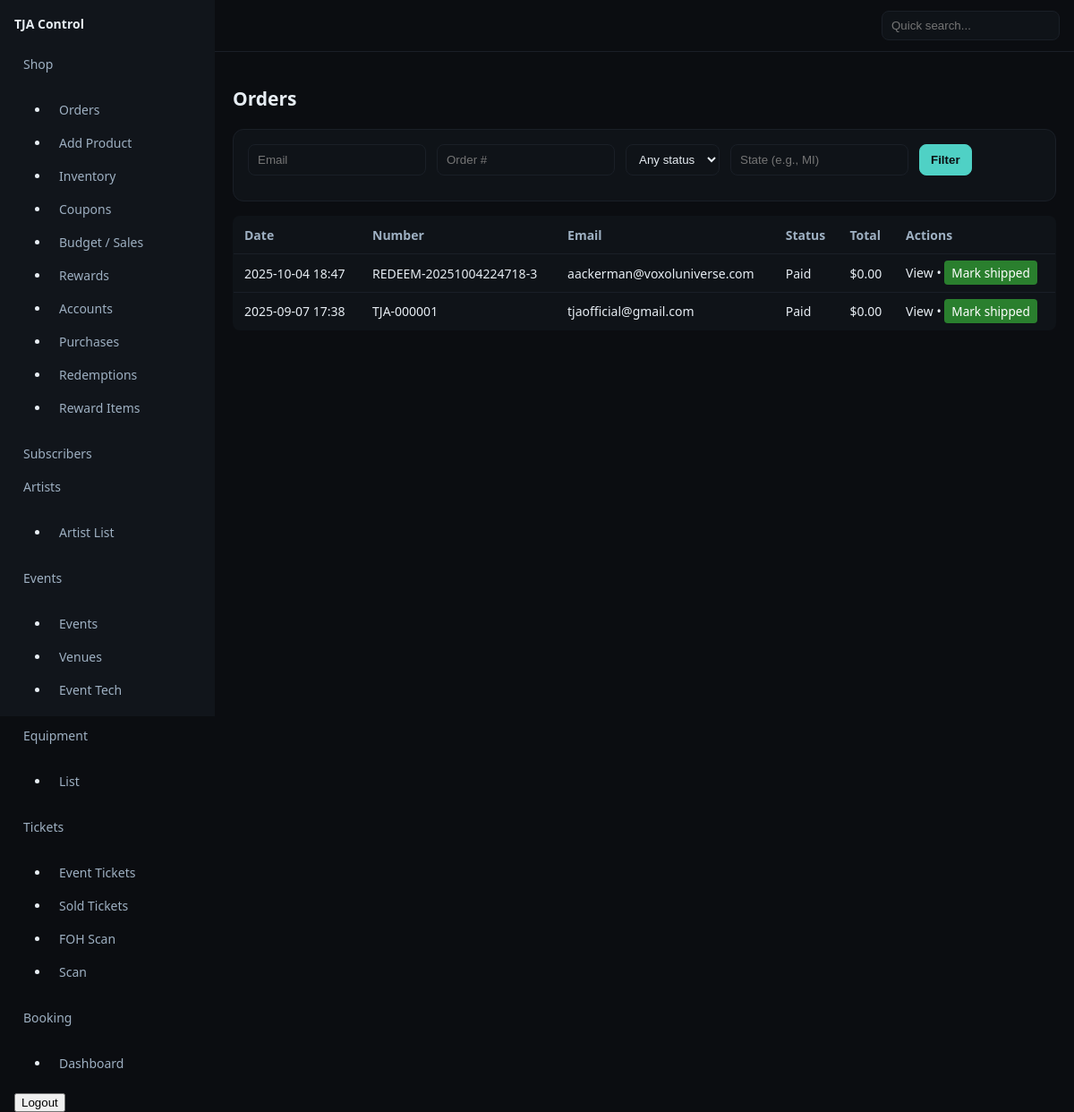
The page /control/shop/orders (signed in) on the database as committed earlier.
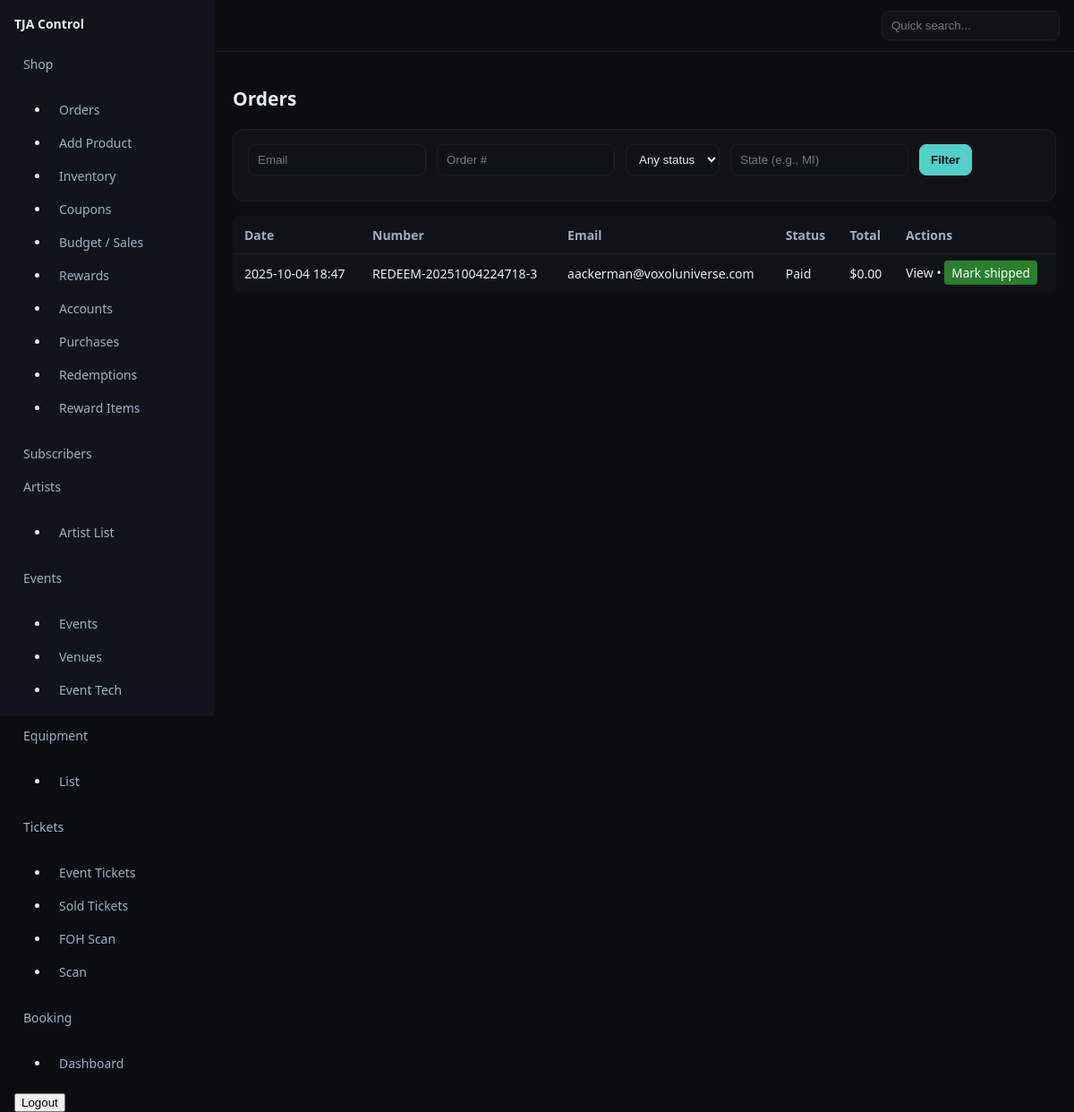
The same page on the database as committed later.
### shop/models.py (models this page shows, shortened)
class Order(models.Model):
    STATUS_CHOICES = [
        ("created", "Created"),
        ("pending", "Pending"),
        ("fulfilled", "Fulfilled"),
        ("paid", "Paid"),
        ("failed", "Failed"),
        ("refunded", "Refunded"),
        ("canceled", "Canceled"),
        ("shipped", "Shipped"),
    ]
    user = models.ForeignKey(User, null=True, blank=True, on_delete=models.SET_NULL, related_name="orders")
    email = models.EmailField(blank=True)
    status = models.CharField(max_length=20, choices=STATUS_CHOICES, default="pending")
    number = models.CharField(max_length=20, blank=True, db_index=True)  # e.g., TJA-000123
    subtotal_cents = models.PositiveIntegerField(default=0)
    shipping_cents = models.PositiveIntegerField(default=0)
    tax_cents = models.PositiveIntegerField(default=0)
    total_cents = models.PositiveIntegerField(default=0)
    shipping_method = models.CharField(max_length=40, blank=True)
    ship_to_name = models.CharField(max_length=120, blank=True)
    ship_to_state = models.CharField(max_length=10, blank=True)
    ship_to_city = models.CharField(max_length=120, blank=True)
    ship_to_addr1 = models.CharField(max_length=200, blank=True)
    ship_to_postal = models.CharField(max_length=20, blank=True)
    payment_provider = models.CharField(max_length=20, default="stripe")
    provider_session_id = models.CharField(max_length=120, blank=True)   # Stripe Checkout session id
    provider_payment_intent = models.CharField(max_length=120, blank=True)
    created_at = models.DateTimeField(auto_now_add=True)
    paid_at = models.DateTimeField(null=True, blank=True)
    shipped_at = models.DateTimeField(null=True, blank=True)

### shop/views.py (the view)
# urls.py: path("orders", views.orders_list, name="orders_list"),
@is_super
def orders_list(request):
    qs = Order.objects.all().order_by("-created_at")
    email  = request.GET.get("email", "").strip()
    number = request.GET.get("number", "").strip()
    status = request.GET.get("status", "").strip()
    state  = request.GET.get("state", "").strip()
    if not status:
        status = "paid"
    if email:
        qs = qs.filter(Q(email__icontains=email) | Q(user__email__icontains=email))
    if number:
        qs = qs.filter(number__icontains=number)
    if status:
        qs = qs.filter(status=status)
    if state:
        qs = qs.filter(ship_to_state__iexact=state)
    ctx = {"orders": qs, "status_choices": Order.STATUS_CHOICES}
    return render(request, "shop/orders_list.html", ctx)

### pages/templatetags/shop_extras.py (called while the page is built)
@register.filter
def money(cents):
    try:
        return f"${(int(cents)/100):.2f}"
    except Exception:
        return "$0.00"

### templates/shop/orders_list.html (shortened to what this page needs)
{% extends 'controlpanel/dashboard.html' %}
{% load static shop_extras %}
{% block content %}
<h1>Orders</h1>
<form method="get" class="card">
  <div class="form-row">
    <input class="input" name="email" placeholder="Email" value="{{ request.GET.email }}">
    <input class="input" name="number" placeholder="Order #" value="{{ request.GET.number }}">
    <select class="input" name="status">
      <option value="">Any status</option>
    </select>
    <input class="input" name="state" placeholder="State (e.g., MI)" value="{{ request.GET.state }}">
    <button class="btn primary">Filter</button>
  </div>
</form>
<table class="table">
  	<thead>
		<tr>
			<th>Date</th>
			<th>Number</th>
			<th>Email</th>
			<th>Status</th>
			<th>Total</th>
			<th>Actions</th>
		</tr>
	</thead>
  <tbody>
    {% for o in orders %}
      <tr>
        <td>{{ o.created_at|date:"Y-m-d H:i" }}</td>
        <td>{% if o.number %}<a href="{% url 'control:shop:order_detail' o.number %}">{{ o.number }}</a>{% endif %}</td>
        <td>{% if o.email %}{{ o.email }}{% endif %}</td>
        <td>{{ o.get_status_display }}</td>
        <td>{{ o.total_cents|money }}</td>
        <td>
			<a href="{% url 'control:shop:order_detail' o.number %}">View</a>
			{% if o.status != "fulfilled" and o.status != "pending" and o.status != "canceled" %}
				• <a href="{% url 'control:shop:order_ship' o.id %}" class="btn-small" onclick="return confirm('Mark this order as shipped?');">Mark shipped</a>
			{% endif %}
      </td>
      </tr>
    {% empty %}
      <tr><td colspan="5" class="muted">No orders found.</td></tr>
    {% endfor %}
  </tbody>
</table>
{% endblock %}

### templates/controlpanel/dashboard.html (shortened to what this page needs)
{% load static %}
<!doctype html>
<html>
  <head>
    {% load static %}
	<link rel="stylesheet" href="{% static 'css/control.css' %}">
  </head>
  <body>
    <div class="cp-shell">
		<aside class="cp-sidebar">
			<div class="cp-brand"><a href="{% url 'control:home' %}">TJA Control</a></div>
			<nav class="cp-nav">
				{% if request.user.is_superuser %}
					<a href="#">Shop</a>
					<ul>
						<li><a href="{% url 'control:shop:orders_list' %}">Orders</a></li>
						<li><a href="{% url 'control:shop:product_add' %}">Add Product</a></li>
						<li><a href="{% url 'control:shop:inventory' %}">Inventory</a></li>
						<li><a href="{% url 'control:shop:coupons' %}">Coupons</a></li>
						<li><a href="{% url 'control:shop:budget' %}">Budget / Sales</a></li>
						<li><a href="{% url 'control:rewards_control:overview' %}">Rewards</a></li>
						<li><a href="{% url 'control:rewards_control:accounts' %}">Accounts</a></li>
						<li><a href="{% url 'control:rewards_control:purchases' %}">Purchases</a></li>
						<li><a href="{% url 'control:rewards_control:redemptions' %}">Redemptions</a></li>
						<li><a href="{% url 'control:rewards_control:items' %}">Reward Items</a></li>
					</ul>
					<a href="{% url 'control:subscribers:list' %}">Subscribers</a>
					<a href="#">Artists</a>
					<ul>
						<li><a href="{% url 'control:pages:artist_list' %}">Artist List</a></li>
					</ul>
				{% endif %}
				<a href="#">Events</a>
				<ul>
					<li><a href="{% url 'control:events:list' %}">Events</a></li>
					<li><a href="{% url 'control:events:venues' %}">Venues</a></li>
					<li><a href="{% url 'control:events:tech_list' %}">Event Tech</a></li>
				</ul>
				<a href="#">Equipment</a>
				<ul>
					<li><a href="{% url 'control:equipment:list' %}">List</a></li>
				</ul>
				<a href="#">Tickets</a>
				<ul>
					{% if request.user.is_superuser %}<li><a href="{% url 'control:tickets:list' %}">Event Tickets</a></li>{% endif %}
					{% if request.user.is_superuser %}<li><a href="{% url 'control:tickets:sales' %}">Sold Tickets</a></li>{% endif %}
					<li><a href="{% url 'control:tickets:scan_foh' %}">FOH Scan</a></li>
					{% if request.user.is_superuser %}<li><a href="{% url 'control:tickets:scan' %}">Scan</a></li>{% endif %}
				</ul>
				<a href="#">Booking</a>
				<ul>
					<li><a href="{% url 'control:bookingstack:dashboard' %}">Dashboard</a></li>
				</ul>
				<form action="{% url 'control:accounts:logout' %}" method="post" style="display:inline">
					<button type="submit">Logout</button>
				</form>
			</nav>
		</aside>
      <main class="cp-main">
			<header class="cp-topbar" style="align-items: center;justify-content: space-between;">
				<form method="get" action="" class="cp-quicksearch">
					<input type="search" name="q" placeholder="Quick search...">
				</form>
			</header>
			<section class="cp-content">
				{% block content %}{% endblock %}
			</section>
      </main>
    </div>
  </body>
</html>

### static/css/control.css (style rules this page uses)
:root { --bg:#0b0d11; --panel:#11151b; --ink:#e7edf3; --muted:#9eb0c2; --accent:#4fd1c5; }
* { box-sizing:border-box }
html,body { height:100% }
body { margin:0;background:var(--bg);color:var(--ink);font:14px/1.5 system-ui,-apple-system,Segoe UI,Roboto }
a { color:var(--ink);text-decoration:none }
.cp-shell { display:grid;grid-template-columns:240px 1fr;min-height:100vh }
.cp-sidebar { background:var(--panel);padding:16px;position:sticky;top:0;height:100vh }
.cp-brand { font-weight:700;margin-bottom:16px }
.cp-nav a { display:block;padding:8px 10px;border-radius:8px;color:var(--muted) }
.cp-main { display:flex;flex-direction:column }
.cp-topbar { display:flex;justify-content:flex-end;padding:12px 16px;border-bottom:1px solid #1a1f27 }
.cp-quicksearch input { background:#0f1318;border:1px solid #1a1f27;color:var(--ink);padding:8px 10px;border-radius:8px }
.cp-content { padding:20px }
.table { width:100%;border-collapse:collapse;background:#0f1318;border:1px solid #1a1f27;border-radius:8px;overflow:hidden }
.table th,.table td { padding:10px 12px;border-bottom:1px solid #1a1f27 }
.table th { text-align:left;color:var(--muted);font-weight:600 }
.btn { display:inline-block;padding:8px 12px;border:1px solid #1a1f27;background:#11151b;color:var(--ink);border-radius:8px }
.btn.primary { background:var(--accent);border-color:var(--accent);color:#0b0d11;font-weight:700 }
.input, select { background:#0f1318;border:1px solid #1a1f27;color:var(--ink);padding:8px 10px;border-radius:8px }
.form-row { display:flex;gap:12px;flex-wrap:wrap;margin-bottom:12px;flex-direction: row; }
.card { background:#0f1318;border:1px solid #1a1f27;border-radius:12px;padding:16px;margin-bottom:16px }
a.btn-small { background: #2a7f2e; color: white; padding: 4px 8px; border-radius: 4px; font-size: 0.85rem; text-decoration: none; }

Rows that differ between the two databases and show on the page:
no longer on this page (row edited): Order: created_at "2025-09-07 17:38", number "TJA-000001", email "tjaofficial@gmail.com", status "Paid", total_cents "$0.00", shows "Mark shipped"
